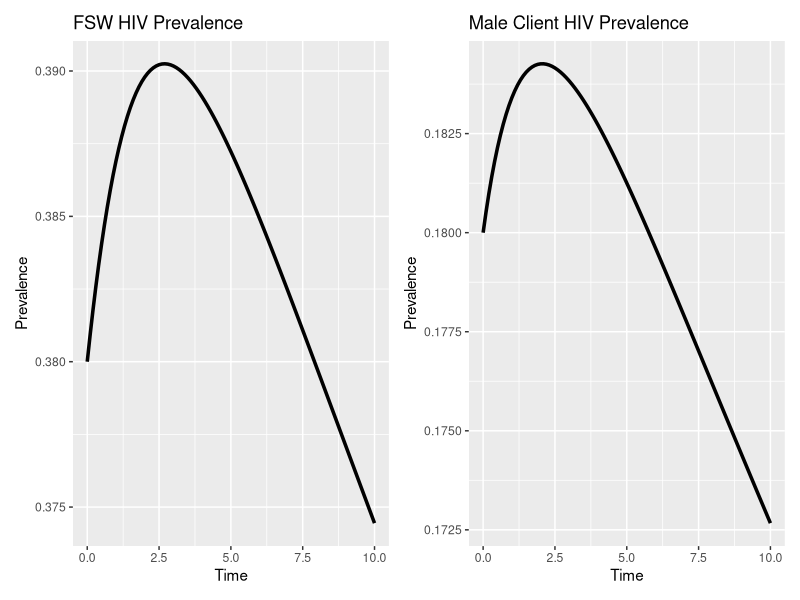
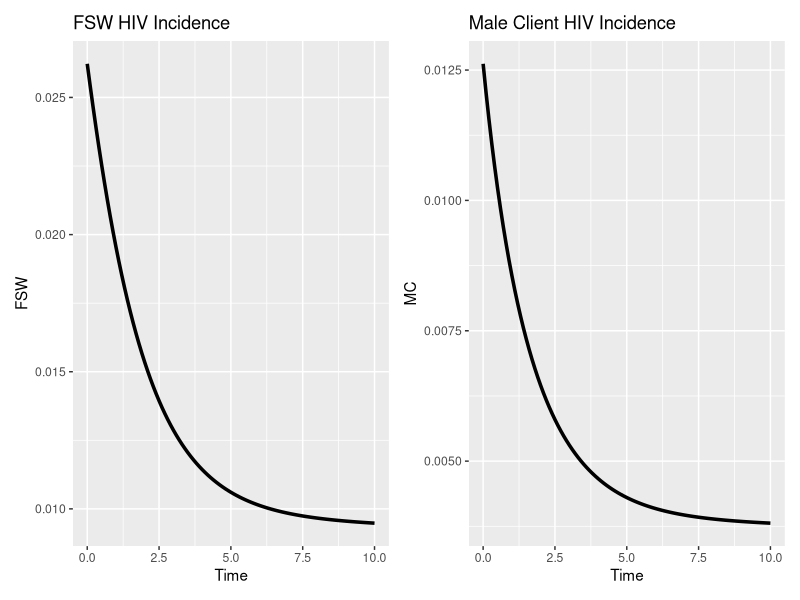
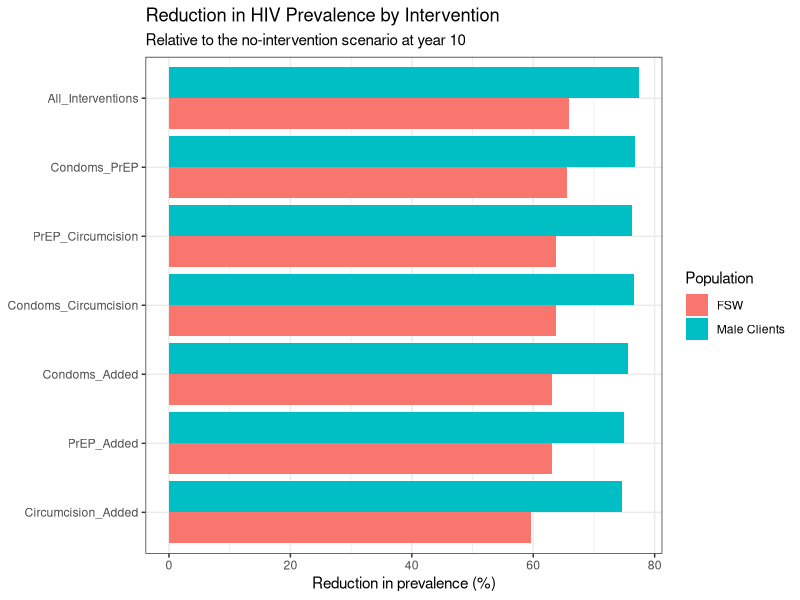
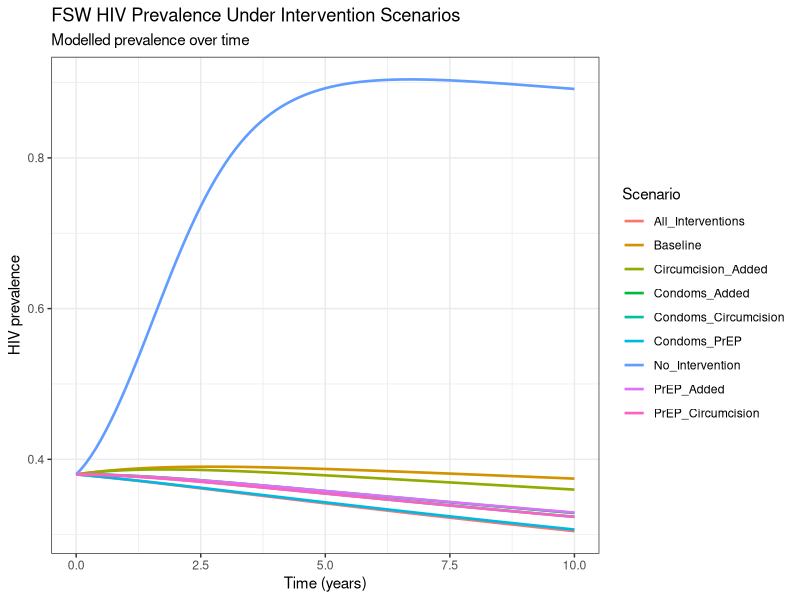
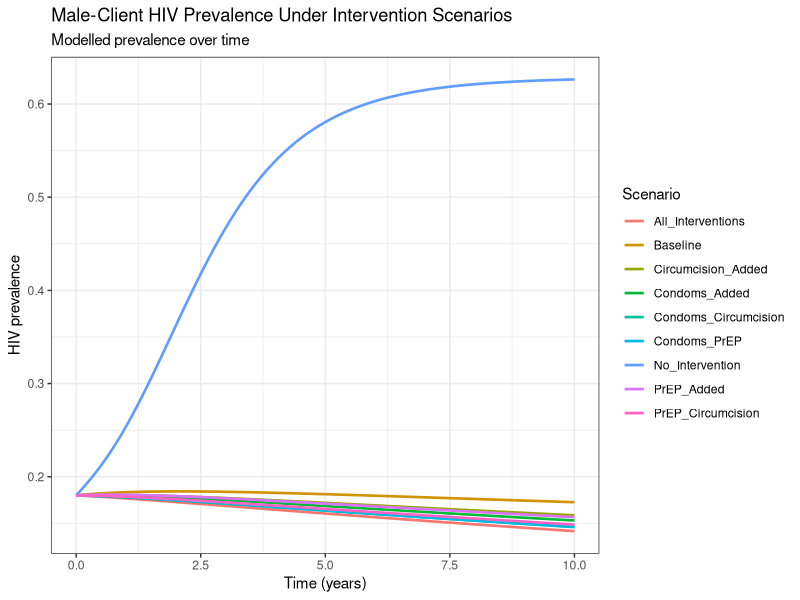
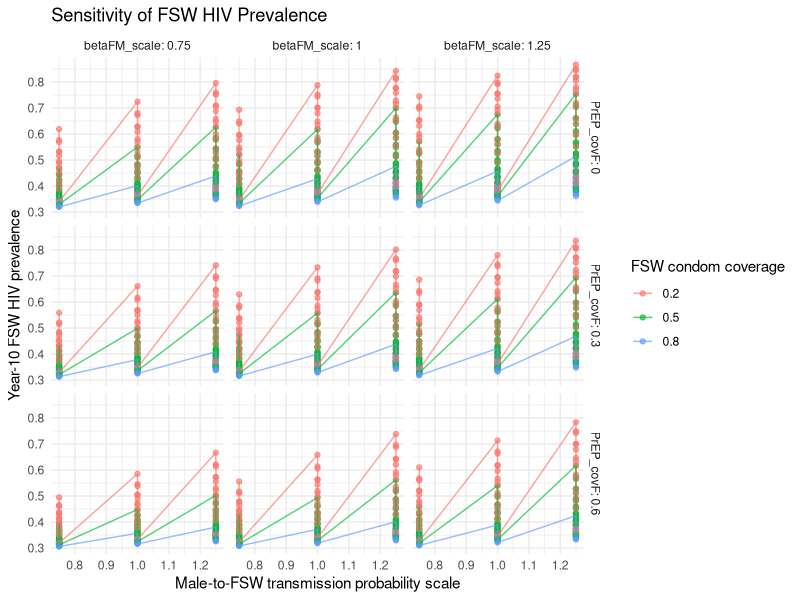
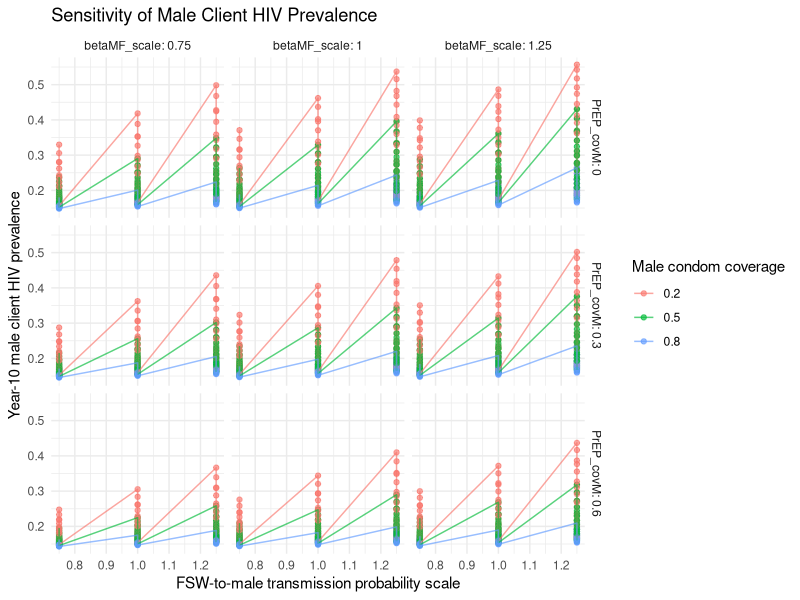
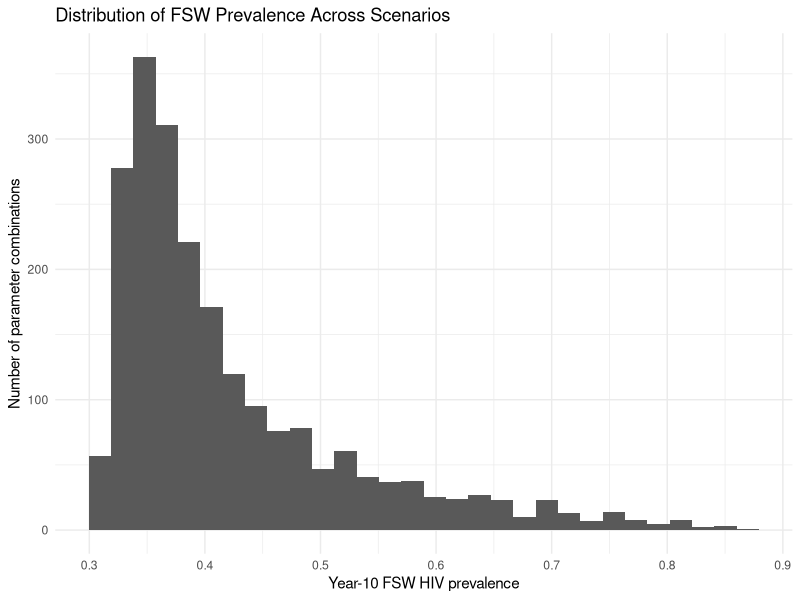

Reproduce these figures in R, in order.
## ---- chunk 1
knitr::opts_chunk$set(echo = TRUE)
## ---- chunk 2
library(deSolve)
library(ggplot2)
library(patchwork)
library(tidyr)
library(pracma)
## ---- chunk 3
# Parameters

params_fixed <- list(

  # ART initiation
  gammaF = 0.85,
  gammaM = 0.89,

  # Natural mortality
  muF = 0.02,
  muM = 0.02,

  # HIV related mortality for untreated FSW and MC
  thetaF = 0.1,
  thetaM = 0.1,
  
  # Mortality among those on ART
  thetaTF = 0.01,
  thetaTM = 0.01,

  # Transmission probabilities
  betaMF = 0.0008,   # male client -> fsw
  betaFM = 0.0004,   # fsw -> male client

  # Contact rates
  cF = 1550,
  cM = 500,

  # Relative infectiousness on ART
  fT = 0.03,

  # Condom intervention
  condom_eff = 0.76,
  condom_covF = 0.50,
  condom_covM = 0.6,

  # PrEP intervention
  PrEP_eff = 0.53,
  PrEP_covF = 0.32,
  PrEP_covM = 0.60,

  # Circumcision
  
  circ_eff = 0.55,
  circ_cov = 0.50
)
## ---- chunk 4
# Model function

model <- function(t, state, p) {

  with(as.list(c(state, p)), {

    # Total populations
    NF <- SF + IF + TF
    NM <- SM + IM + TM

    # Recruitment balances natural mortality
    recruitF <- muF * NF + thetaF * IF + thetaTF * TF
    recruitM <- muM * NM + thetaM * IM + thetaTM * TM

    # Infectious prevalence, accounting for reduced
    # infectiousness among people receiving ART
    prev_M <- (IM + fT * TM) / NM
    prev_F <- (IF + fT * TF) / NF

    # Effective condom coverage:
    # probability that at least one partner uses a condom
    condom_cov_eff <- 1 -
      (1 - condom_covF) * (1 - condom_covM)

    # Condom protection applies in both directions
    red_condom <- 1 -
      condom_eff * condom_cov_eff

    # Susceptibility reductions in the correct populations
    red_F <- red_condom *
      (1 - PrEP_eff * PrEP_covF)

    red_M <- red_condom *
      (1 - PrEP_eff * PrEP_covM) *
      (1 - circ_eff * circ_cov)

    # Forces of infection
    lambdaF <- cF * betaMF * red_F * prev_M

    lambdaM <- cM * betaFM * red_M * prev_F

    # Female sex workers
    dSF <- recruitF - lambdaF * SF - muF * SF

    dIF <- lambdaF * SF -
      (gammaF + muF + thetaF) * IF

    dTF <- gammaF * IF -
      (muF + thetaTF) * TF

    # Male clients
    dSM <- recruitM - lambdaM * SM - muM * SM

    dIM <- lambdaM * SM -
      (gammaM + muM + thetaM) * IM

    dTM <- gammaM * IM -
      (muM + thetaTM) * TM

    # Incidence rates
    incF <- lambdaF * SF
    incM <- lambdaM * SM

    list(
      c(dSF, dIF, dTF, dSM, dIM, dTM),
      incF = incF,
      incM = incM
    )
  })
}
## ---- chunk 5
# Initial conditions
state <- c(

  SF = 0.62,
  IF = 0.06,
  TF = 0.32,

  SM = 0.82,
  IM = 0.02,
  TM = 0.16
)
# Simulation time
times <- seq(0, 10, by = 0.1)
# CALIBRATION TARGETS
FSW_target <- 0.375
MC_target <- 0.175

FSW_lower <- 0.30
FSW_upper <- 0.45
MC_lower <- 0.10
MC_upper <- 0.25
## ---- chunk 6
# Run model
run_model <- function(p){

  as.data.frame(
    ode(
      y = state,
      times = times,
      func = model,
      parms = p
    )
  )
}
# Expected infectiousness-weighted duration in each population
infectious_duration_F <- function(p) {
  1 / (p$gammaF + p$muF + p$thetaF) +
    p$fT * p$gammaF /
    ((p$gammaF + p$muF + p$thetaF) *
       (p$muF + p$thetaTF))
}

infectious_duration_M <- function(p) {
  1 / (p$gammaM + p$muM + p$thetaM) +
    p$fT * p$gammaM /
    ((p$gammaM + p$muM + p$thetaM) *
       (p$muM + p$thetaTM))
}

# Next-generation matrix calculation
# Infected-state order: IF, TF, IM, TM

calculate_ngm <- function(p, state_now = NULL,
                           interventions = FALSE) {

  # Progression and exit rates
  aF <- p$gammaF + p$muF + p$thetaF
  bF <- p$muF + p$thetaTF

  aM <- p$gammaM + p$muM + p$thetaM
  bM <- p$muM + p$thetaTM

  # Prevention multipliers
  red_F <- 1
  red_M <- 1

  if (interventions) {

    condom_cov_eff <- 1 -
      (1 - p$condom_covF) *
      (1 - p$condom_covM)

    red_condom <- 1 - p$condom_eff * condom_cov_eff

    red_F <- red_condom *
      (1 - p$PrEP_eff * p$PrEP_covF)

    red_M <- red_condom *
      (1 - p$PrEP_eff * p$PrEP_covM) *
      (1 - p$circ_eff * p$circ_cov)
  }

  # Susceptible proportions:
  # At the disease-free equilibrium, both are 1.
  if (is.null(state_now)) {
    sF <- 1
    sM <- 1
  } else {
    NF <- sum(state_now[c("SF", "IF", "TF")])
    NM <- sum(state_now[c("SM", "IM", "TM")])

    sF <- as.numeric(state_now["SF"] / NF)
    sM <- as.numeric(state_now["SM"] / NM)
  }

  # New infection matrix F
  # Rows/columns: IF, TF, IM, TM
  F <- matrix(
    0, nrow = 4, ncol = 4,
    dimnames = list(
      c("IF", "TF", "IM", "TM"),
      c("IF", "TF", "IM", "TM")
    )
  )

  F["IF", "IM"] <- p$cF * p$betaMF * red_F * sF
  F["IF", "TM"] <- p$cF * p$betaMF * red_F * sF * p$fT

  F["IM", "IF"] <- p$cM * p$betaFM * red_M * sM
  F["IM", "TF"] <- p$cM * p$betaFM * red_M * sM * p$fT

  # Transition matrix V
  V <- matrix(
    0, nrow = 4, ncol = 4,
    dimnames = list(
      c("IF", "TF", "IM", "TM"),
      c("IF", "TF", "IM", "TM")
    )
  )

  V["IF", "IF"] <- aF
  V["TF", "IF"] <- -p$gammaF
  V["TF", "TF"] <- bF

  V["IM", "IM"] <- aM
  V["TM", "IM"] <- -p$gammaM
  V["TM", "TM"] <- bM

  # Next-generation matrix
  K <- F %*% solve(V)

  list(F = F, V = V, K = K)
}

# Basic reproduction number for a completely untreated epidemic
# No ART, condoms, PrEP, or circumcision

calc_R0_untreated <- function(p) {

  # Exit rates for untreated HIV-infected individuals
  # Natural mortality + HIV-related mortality
  aF <- p$muF + p$thetaF
  aM <- p$muM + p$thetaM

  # New infection matrix
  # Infected-state order: IF, IM
  F <- matrix(
    c(
      0,                  p$cF * p$betaMF,
      p$cM * p$betaFM,    0
    ),
    nrow = 2,
    byrow = TRUE,
    dimnames = list(
      c("IF", "IM"),
      c("IF", "IM")
    )
  )

  # Transition matrix: no ART initiation or ART compartments
  V <- diag(
    c(aF, aM),
    nrow = 2,
    ncol = 2
  )

  dimnames(V) <- list(
    c("IF", "IM"),
    c("IF", "IM")
  )

  # Next-generation matrix
  K <- F %*% solve(V)

  # R0 is the spectral radius of the next-generation matrix
  R0 <- max(Mod(eigen(K)$values))

  return(R0)
}

# Re: interventions and susceptible proportions included
calc_Re_NGM <- function(p, state_now) {

  matrices <- calculate_ngm(
    p,
    state_now = state_now,
    interventions = TRUE
  )

  max(Mod(eigen(matrices$K)$values))
}


# Basic reproduction number: no condoms, PrEP or circumcision

calc_R0 <- function(p) {
  calc_R0_untreated(p)
}

calc_Re <- function(p, state_now) {
  calc_Re_NGM(p, state_now)
}

# Inspect the matrices
ngm <- calculate_ngm(params_fixed)

ngm$F
ngm$V
ngm$K

# Independent analytical R0 calculation
calc_R0_analytic <- function(p) {

  aF <- p$muF + p$thetaF
  aM <- p$muM + p$thetaM

  K_MF <- p$cF * p$betaMF / aM
  K_FM <- p$cM * p$betaFM / aF

  sqrt(K_MF * K_FM)
}

# Compare analytical formula against the NGM
comparison <- data.frame(
  Method = c(
    "Analytical formula: untreated R0",
    "Next-generation matrix: untreated R0"
  ),
  R0 = c(
    calc_R0_analytic(params_fixed),
    calc_R0_untreated(params_fixed)
  )
)

print(comparison)

if (!isTRUE(all.equal(
  comparison$R0[1],
  comparison$R0[2],
  tolerance = 1e-6
))) {
  stop("Untreated R0 validation failed.")
} else {
  cat("Untreated R0 validation passed.\n")
}
## ---- chunk 7
#Run models based on different scenarios
evaluate_model <- function(p) {

  out <- run_model(p)

  FSW_prev <- tail(
    (out$IF + out$TF) /
      (out$SF + out$IF + out$TF), 1
  )

  MC_prev <- tail(
    (out$IM + out$TM) /
      (out$SM + out$IM + out$TM), 1
  )

  state_end <- c(
    SF = tail(out$SF, 1),
    IF = tail(out$IF, 1),
    TF = tail(out$TF, 1),
    SM = tail(out$SM, 1),
    IM = tail(out$IM, 1),
    TM = tail(out$TM, 1)
  )

  data.frame(
    FSW_prev = as.numeric(FSW_prev),
    MC_prev  = as.numeric(MC_prev),
    R0 = calc_R0_untreated(p),
    Re = calc_Re_NGM(p, state_end)
  )

}

# Scenario 1: Literature-based model without calibration
scenario1 <- params_fixed

res1 <- evaluate_model(scenario1)

res1

#Scenario 2: Calibrating transmission probabilities only
objective_beta <- function(par){

  p <- params_fixed

  p$betaMF <- par[1]
  p$betaFM <- par[2]

  out <- run_model(p)

  FSW_prev <- tail(
    (out$IF + out$TF) /
      (out$SF + out$IF + out$TF), 1)

  MC_prev <- tail(
    (out$IM + out$TM) /
      (out$SM + out$IM + out$TM), 1)

  err_FSW <- (FSW_prev - 0.375)^2
  err_MC  <- (MC_prev - 0.175)^2

  return(err_FSW + err_MC)

}
 
fit2 <- optim(
  par = c(0.003,0.001),
  fn = objective_beta,
  method = "L-BFGS-B",
  lower = c(0.001,0.0003),
  upper = c(0.01,0.005)
)
# Check optimizer convergence
print(fit2$convergence)
print(fit2$message)
print(fit2$par)

if (fit2$convergence != 0) {
  stop("Scenario 2 did not converge. Refit using multiple starting values.")
}

scenario2 <- params_fixed

scenario2$betaMF <- fit2$par[1]
scenario2$betaFM <- fit2$par[2]

res2 <- evaluate_model(scenario2)
# Inspect final calibrated parameters
print(scenario2)

# Evaluate the final model
final_results <- evaluate_model(scenario2)
print(final_results)


# Scenario 3: optimization (upper-bound solution)
objective_contact <- function(par){

  p <- params_fixed

  p$cF <- par[1]
  p$cM <- par[2]

  out <- run_model(p)

  FSW_prev <- tail(
    (out$IF + out$TF) /
      (out$SF + out$IF + out$TF), 1)

  MC_prev <- tail(
    (out$IM + out$TM) /
      (out$SM + out$IM + out$TM), 1)

  err_FSW <- (FSW_prev - 0.375)^2
  err_MC  <- (MC_prev - 0.175)^2

  return(err_FSW + err_MC)
  
}
#Diagnostics
# One: Diagnose whether the objective responds to contact rates

contact_test <- data.frame(
  cF = c(800, 1200, 1550, 2000, 3000, 4000),
  cM = c(20, 100, 300, 500, 800, 1200)
)

contact_test$Objective <- mapply(
  function(cf, cm) {
    objective_contact(c(cf, cm))
  },
  contact_test$cF,
  contact_test$cM
)

print(contact_test, digits = 8)

# STEP 2: Vary cF while keeping cM fixed

test_cF <- data.frame(
  cF = seq(800, 4000, by = 200)
)

test_cF$Objective <- sapply(
  test_cF$cF,
  function(x) {
    objective_contact(c(x, params_fixed$cM))
  }
)

print(test_cF, digits = 8)


# STEP 3: Vary cM while keeping cF fixed

test_cM <- data.frame(
  cM = seq(20, 1200, by = 20)
)

test_cM$Objective <- sapply(
  test_cM$cM,
  function(x) {
    objective_contact(c(params_fixed$cF, x))
  }
)

# STEP 4: Numerical gradient diagnostic

x0 <- c(
  cF = params_fixed$cF,
  cM = params_fixed$cM
)

f0 <- objective_contact(x0)

h <- c(
  cF = 1,
  cM = 1
)

gradient_check <- data.frame(
  Parameter = names(x0),
  Objective_at_start = f0,
  Forward_difference = NA_real_,
  Backward_difference = NA_real_
)

for (i in seq_along(x0)) {

  x_plus <- x0
  x_minus <- x0

  x_plus[i] <- x_plus[i] + h[i]
  x_minus[i] <- x_minus[i] - h[i]

  gradient_check$Forward_difference[i] <-
    (objective_contact(x_plus) - f0) / h[i]

  gradient_check$Backward_difference[i] <-
    (f0 - objective_contact(x_minus)) / h[i]
}

print(gradient_check, digits = 10)

fit3 <- optim(
  par = c(1550,500),
  fn = objective_contact,
  method = "L-BFGS-B",
  lower = c(800,20),
  upper = c(4000,1200)
)

# Scenario 3: Scaled contact-rate optimization

objective_contact_scaled <- function(x) {
  objective_contact(c(x[1] * 1000, x[2] * 1000))
}

fit3_scaled <- optim(
  par = c(1.55, 0.50),
  fn = objective_contact_scaled,
  method = "L-BFGS-B",
  lower = c(0.8, 0.02),
  upper = c(4.0, 1.2),
  control = list(maxit = 2000, factr = 1e4)
)

# Display results
print(fit3_scaled$par * 1000)
print(fit3_scaled$value)
print(fit3_scaled$convergence)
print(fit3_scaled$message)

# Confirm the objective using the fitted scaled parameters
print(
  objective_contact(
    fit3_scaled$par * 1000
  )
)

# Scenario 3: Using the scaled optimizer's fitted parameters

scenario3 <- params_fixed

scenario3$cF <- as.numeric(fit3_scaled$par[1] * 1000)
scenario3$cM <- as.numeric(fit3_scaled$par[2] * 1000)

# Evaluate the model using the fitted contact rates
res3 <- evaluate_model(scenario3)

# Compare initial and fitted contact rates
contact_comparison <- data.frame(
  Parameter = c("cF", "cM"),
  Initial = c(params_fixed$cF, params_fixed$cM),
  Fitted = c(scenario3$cF, scenario3$cM)
)

print(contact_comparison)

# Compare targets with fitted prevalence
prevalence_comparison <- data.frame(
  Population = c("FSW", "Male clients"),
  Target = c(0.375, 0.175),
  Fitted = c(res3$FSW_prev, res3$MC_prev)
)

prevalence_comparison$Absolute_Error <- abs(
  prevalence_comparison$Target -
    prevalence_comparison$Fitted
)

print(prevalence_comparison)

# Verify the objective
print(objective_contact(c(scenario3$cF, scenario3$cM)))

# Scenario 4: Joint calibration to prevalence only
objective_joint <- function(par){

  p <- params_fixed

  p$betaMF <- par[1]
  p$betaFM <- par[2]
  p$cF <- par[3]
  p$cM <- par[4]

  out <- run_model(p)

  FSW_prev <- tail(
    (out$IF + out$TF) /
      (out$SF + out$IF + out$TF), 1)

  MC_prev <- tail(
    (out$IM + out$TM) /
      (out$SM + out$IM + out$TM), 1)

   err_FSW <- (FSW_prev - 0.375)^2
  err_MC  <- (MC_prev - 0.175)^2

  return(err_FSW + err_MC)

}

fit4 <- optim(
  par = c(0.003,0.001,1000,300),
  fn = objective_joint,
  method = "L-BFGS-B",
  lower = c(0.001,0.0003,800,20),
  upper = c(0.01,0.005,4000,1200)
)
print(fit4$convergence)
print(fit4$message)

scenario4 <- params_fixed

scenario4$betaMF <- fit4$par[1]
scenario4$betaFM <- fit4$par[2]
scenario4$cF     <- fit4$par[3]
scenario4$cM     <- fit4$par[4]

res4 <- evaluate_model(scenario4)

# Compare all calibration scenarios
scenario_comparison <- data.frame(
  Scenario = c(
    "Scenario 1: Literature-based",
    "Scenario 2: Transmission probabilities calibrated",
    "Scenario 3: Contact rates optimization (upper-bound solution)",
    "Scenario 4: Joint calibration"
  ),
  rbind(res1, res2, res3, res4)
)

print(scenario_comparison, digits = 4)

## ---- chunk 8

# Evaluate each scenario
res1 <- evaluate_model(scenario1)
res2 <- evaluate_model(scenario2)
res3 <- evaluate_model(scenario3)
res4 <- evaluate_model(scenario4)

results_all <- data.frame(
  Scenario = c(
    "1. Literature-based",
    "2. Transmission probabilities calibrated",
    "3. Contact rates calibrated",
    "4. Joint calibration"
      ),
  FSW_prev = c(
    res1$FSW_prev, res2$FSW_prev, res3$FSW_prev,
    res4$FSW_prev
  ),
  MC_prev = c(
    res1$MC_prev, res2$MC_prev, res3$MC_prev,
    res4$MC_prev
  ),
  R0 = c(res1$R0, res2$R0, res3$R0, res4$R0),
  Re = c(res1$Re, res2$Re, res3$Re, res4$Re),
  Objective = c(
    NA, fit2$value, fit3_scaled$value, fit4$value
  )
)

results_all_print <- results_all
results_all_print[-1] <- lapply(
  results_all_print[-1], round, digits = 3
)

results_all_print
## ---- chunk 9
# Generate prevalence data from the model

out_final <- run_model(scenario2)

prev_df <- data.frame(
  Time = out_final$time,
  FSW = (out_final$IF + out_final$TF) /
        (out_final$SF + out_final$IF + out_final$TF),
  MC  = (out_final$IM + out_final$TM) /
        (out_final$SM + out_final$IM + out_final$TM)
)

head(prev_df)
# Prevalence plots
p1 <- ggplot(prev_df,
             aes(Time, FSW)) +

  geom_line(linewidth = 1.2) +

  labs(
    title = "FSW HIV Prevalence",
    y = "Prevalence"
  )

p2 <- ggplot(prev_df,
             aes(Time, MC)) +

  geom_line(linewidth = 1.2) +

  labs(
    title = "Male Client HIV Prevalence",
    y = "Prevalence"
  )

p1 + p2
## ---- chunk 10
# Incidence
inc_df <- data.frame(
  Time = out_final$time,
  FSW = out_final$incF,
  MC = out_final$incM
)

g1 <- ggplot(inc_df,
             aes(Time, FSW)) +

  geom_line(linewidth = 1.2) +

  labs(
    title = "FSW HIV Incidence"
  )

g2 <- ggplot(inc_df,
             aes(Time, MC)) +

  geom_line(linewidth = 1.2) +

  labs(
    title = "Male Client HIV Incidence"
  )

g1 + g2
## ---- chunk 11
# Final calibrated parameter set
base_p <- scenario2

# No-intervention comparator
p_none <- base_p
p_none$condom_covF <- 0
p_none$condom_covM <- 0
p_none$PrEP_covF <- 0
p_none$PrEP_covM <- 0
p_none$circ_cov <- 0

# Intensified condom coverage, retaining baseline PrEP/circumcision
p_condoms <- base_p
p_condoms$condom_covF <- 0.85
p_condoms$condom_covM <- 0.85

# Intensified PrEP coverage, retaining baseline condoms/circumcision
p_prep <- base_p
p_prep$PrEP_covF <- 0.90
p_prep$PrEP_covM <- 0.90

# Intensified circumcision coverage, retaining baseline condoms/PrEP
p_circ <- base_p
p_circ$circ_cov <- 0.90

# Intensified condoms and PrEP, retaining baseline circumcision
p_condoms_prep <- base_p
p_condoms_prep$condom_covF <- 0.85
p_condoms_prep$condom_covM <- 0.85
p_condoms_prep$PrEP_covF <- 0.90
p_condoms_prep$PrEP_covM <- 0.90

# Intensified condoms and circumcision, retaining baseline PrEP
p_condoms_circ <- base_p
p_condoms_circ$condom_covF <- 0.85
p_condoms_circ$condom_covM <- 0.85
p_condoms_circ$circ_cov <- 0.90

# Intensified PrEP and circumcision, retaining baseline condoms
p_prep_circ <- base_p
p_prep_circ$PrEP_covF <- 0.90
p_prep_circ$PrEP_covM <- 0.90
p_prep_circ$circ_cov <- 0.90

# All interventions intensified
p_all <- base_p
p_all$condom_covF <- 0.85
p_all$condom_covM <- 0.85
p_all$PrEP_covF <- 0.90
p_all$PrEP_covM <- 0.90
p_all$circ_cov <- 0.90

# Define intervention scenarios
scenarios <- list(
  Baseline = base_p,
  No_Intervention = p_none,
  Condoms_Added = p_condoms,
  PrEP_Added = p_prep,
  Circumcision_Added = p_circ,
  Condoms_PrEP = p_condoms_prep,
  Condoms_Circumcision = p_condoms_circ,
  PrEP_Circumcision = p_prep_circ,
  All_Interventions = p_all
)

# Run each scenario
outputs <- lapply(scenarios, run_model)

# Calculate terminal prevalence, R0, Re and integrated incidence
summary_table <- do.call(rbind, lapply(names(outputs), function(n) {

  out <- outputs[[n]]
  p <- scenarios[[n]]

  FSW_prev <- tail(
    (out$IF + out$TF) /
      (out$SF + out$IF + out$TF),
    1
  )

  MC_prev <- tail(
    (out$IM + out$TM) /
      (out$SM + out$IM + out$TM),
    1
  )

  state_end <- c(
    SF = tail(out$SF, 1),
    IF = tail(out$IF, 1),
    TF = tail(out$TF, 1),
    SM = tail(out$SM, 1),
    IM = tail(out$IM, 1),
    TM = tail(out$TM, 1)
  )

  data.frame(
    Scenario = n,
    FSW_prev = as.numeric(FSW_prev),
    MC_prev = as.numeric(MC_prev),
    R0 = calc_R0_untreated(p),
    Re_terminal = calc_Re_NGM(p, state_end),
    FSW_integrated_incidence = pracma::trapz(
      out$time, out$incF
    ),
    MC_integrated_incidence = pracma::trapz(
      out$time, out$incM
    )
  )
}))

# Reductions relative to the no-intervention scenario
no_int <- summary_table[
  summary_table$Scenario == "No_Intervention", ]

summary_table$FSW_reduction_vs_none <- 100 * (
  1 - summary_table$FSW_prev / no_int$FSW_prev
)

summary_table$MC_reduction_vs_none <- 100 * (
  1 - summary_table$MC_prev / no_int$MC_prev
)

# Incremental reductions relative to baseline
baseline <- summary_table[
  summary_table$Scenario == "Baseline", ]

summary_table$FSW_reduction_vs_baseline <- 100 * (
  1 - summary_table$FSW_prev / baseline$FSW_prev
)

summary_table$MC_reduction_vs_baseline <- 100 * (
  1 - summary_table$MC_prev / baseline$MC_prev
)

# Display results
summary_table_print <- summary_table
numeric_cols <- vapply(summary_table_print, is.numeric, logical(1))
summary_table_print[numeric_cols] <- lapply(
  summary_table_print[numeric_cols],
  round,
  digits = 3
)

print(summary_table_print, row.names = FALSE)
## ---- chunk 12
# Run all intervention scenarios
outputs <- lapply(scenarios, run_model)

# Create intervention summary
summary_table <- do.call(
  rbind,
  lapply(names(scenarios), function(n) {

    out <- outputs[[n]]
    p <- scenarios[[n]]

    # Terminal prevalence
    FSW_prev <- tail(
      (out$IF + out$TF) /
        (out$SF + out$IF + out$TF), 1
    )

    MC_prev <- tail(
      (out$IM + out$TM) /
        (out$SM + out$IM + out$TM), 1
    )

    # Terminal state for effective reproduction number
    state_end <- c(
      SF = tail(out$SF, 1),
      IF = tail(out$IF, 1),
      TF = tail(out$TF, 1),
      SM = tail(out$SM, 1),
      IM = tail(out$IM, 1),
      TM = tail(out$TM, 1)
    )

    data.frame(
      Scenario = n,
      FSW_prev = FSW_prev,
      MC_prev = MC_prev,
      R0 = calc_R0(p),
      Re_terminal = calc_Re(p, state_now = state_end),

      # Integrated incidence over the simulation period
      FSW_cum_inc = pracma::trapz(
        out$time, out$incF
      ),
      MC_cum_inc = pracma::trapz(
        out$time, out$incM
      )
    )
  })
)

# INTERVENTION EFFECTIVENESS
# Reference: No-intervention scenario
reference_FSW <- summary_table$FSW_prev[
  summary_table$Scenario == "No_Intervention"
]

reference_MC <- summary_table$MC_prev[
  summary_table$Scenario == "No_Intervention"
]

if (length(reference_FSW) != 1 ||
    length(reference_MC) != 1 ||
    !is.finite(reference_FSW) ||
    !is.finite(reference_MC) ||
    reference_FSW <= 0 ||
    reference_MC <= 0) {
  stop("Invalid no-intervention reference prevalence.")
}

# Percentage reduction compared with no intervention
summary_table$FSW_reduction_pct <-
  100 * (1 - summary_table$FSW_prev / reference_FSW)

summary_table$MC_reduction_pct <-
  100 * (1 - summary_table$MC_prev / reference_MC)

# Rank by FSW prevalence reduction
summary_table <- summary_table[
  order(
    summary_table$FSW_reduction_pct,
    decreasing = TRUE
  ),
]

# Print a rounded results table
summary_table_print <- summary_table

numeric_cols <- vapply(
  summary_table_print,
  is.numeric,
  logical(1)
)

summary_table_print[numeric_cols] <- lapply(
  summary_table_print[numeric_cols],
  round,
  digits = 3
)

print(summary_table_print)
# RANKED INTERVENTION EFFECTIVENESS

rank_df <- subset(
  summary_table,
  !(Scenario %in% c("Baseline", "No_Intervention"))
)

# Order interventions by FSW reduction
rank_df$Scenario <- factor(
  rank_df$Scenario,
  levels = rank_df$Scenario[
    order(rank_df$FSW_reduction_pct)
  ]
)

rank_long <- data.frame(
  Scenario = rep(rank_df$Scenario, 2),

  Population = factor(
    c(
      rep("FSW", nrow(rank_df)),
      rep("Male Clients", nrow(rank_df))
    ),
    levels = c("FSW", "Male Clients")
  ),

  Reduction_pct = c(
    rank_df$FSW_reduction_pct,
    rank_df$MC_reduction_pct
  )
)

ggplot(
  rank_long,
  aes(
    x = Scenario,
    y = Reduction_pct,
    fill = Population
  )
) +
  geom_col(position = "dodge") +
  coord_flip() +
  theme_bw() +
  labs(
    title = "Reduction in HIV Prevalence by Intervention",
    subtitle = "Relative to the no-intervention scenario at year 10",
    x = NULL,
    y = "Reduction in prevalence (%)",
    fill = "Population"
  )
## ---- chunk 13
# Scenario prevalence plots
plot_df <- do.call(
  rbind,
  lapply(names(outputs), function(n) {

    out <- outputs[[n]]

    data.frame(
      Time = out$time,
      Scenario = n,
      FSW = (out$IF + out$TF) /
        (out$SF + out$IF + out$TF),
      MC = (out$IM + out$TM) /
        (out$SM + out$IM + out$TM)
    )
  })
)

# FSW prevalence
p_fsw <- ggplot(
  plot_df,
  aes(x = Time, y = FSW, colour = Scenario)
) +
  geom_line(linewidth = 0.9) +
  theme_bw() +
  labs(
    title = "FSW HIV Prevalence Under Intervention Scenarios",
    subtitle = "Modelled prevalence over time",
    x = "Time (years)",
    y = "HIV prevalence",
    colour = "Scenario"
  )

print(p_fsw)

# Male-client prevalence
p_mc <- ggplot(
  plot_df,
  aes(x = Time, y = MC, colour = Scenario)
) +
  geom_line(linewidth = 0.9) +
  theme_bw() +
  labs(
    title = "Male-Client HIV Prevalence Under Intervention Scenarios",
    subtitle = "Modelled prevalence over time",
    x = "Time (years)",
    y = "HIV prevalence",
    colour = "Scenario"
  )

print(p_mc)
## ---- chunk 14
# 1. Define sensitivity ranges
# These are illustrative levels; justify final ranges using
# literature, programme data, or documented parameter bounds.

sens_grid <- expand.grid(

  betaMF_scale = c(0.75, 1.00, 1.25),
  betaFM_scale = c(0.75, 1.00, 1.25),

  condom_covF = c(0.20, 0.50, 0.80),
  condom_covM = c(0.20, 0.50, 0.80),

  PrEP_covF = c(0.00, 0.30, 0.60),
  PrEP_covM = c(0.00, 0.30, 0.60),

  circ_cov = c(0.20, 0.50, 0.80)
)

# 3^7 = 2,187 parameter combinations
nrow(sens_grid)

# 2. Run the model for each parameter combination
sens_list <- vector("list", nrow(sens_grid))

for (i in seq_len(nrow(sens_grid))) {

# Start with the same calibrated parameter set each time
  p <- p_all

  # Vary transmission probabilities independently
  p$betaMF <- p_all$betaMF *
    sens_grid$betaMF_scale[i]

  p$betaFM <- p_all$betaFM *
    sens_grid$betaFM_scale[i]

  # Vary condom coverage in both populations
  p$condom_covF <- sens_grid$condom_covF[i]
  p$condom_covM <- sens_grid$condom_covM[i]

  # Vary PrEP coverage in both populations
  p$PrEP_covF <- sens_grid$PrEP_covF[i]
  p$PrEP_covM <- sens_grid$PrEP_covM[i]

  # Vary male circumcision coverage
  p$circ_cov <- sens_grid$circ_cov[i]

  # Run model safely
  out <- tryCatch(
    run_model(p),
    error = function(e) NULL
  )

  # Record failed simulations rather than stopping the loop
  if (is.null(out)) {

    sens_list[[i]] <- data.frame(
      sens_grid[i, ],
      FSW_prev = NA_real_,
      MC_prev = NA_real_,
      FSW_integrated_incidence = NA_real_,
      MC_integrated_incidence = NA_real_
    )

    next
  }

  # Confirm required outputs are available
  required_cols <- c(
    "time", "SF", "IF", "TF",
    "SM", "IM", "TM", "incF", "incM"
  )

  if (!all(required_cols %in% names(out))) {
    stop(
      "The model output is missing required columns. ",
      "Check run_model() and its output names."
    )
  }

  # Year-10 prevalence
  FSW_prev <- tail(
    (out$IF + out$TF) /
      (out$SF + out$IF + out$TF),
    1
  )

  MC_prev <- tail(
    (out$IM + out$TM) /
      (out$SM + out$IM + out$TM),
    1
  )

  # Integrated incidence over the simulation period
  # individual-level infection probabilities.
  FSW_int_inc <- pracma::trapz(
    out$time, out$incF
  )

  MC_int_inc <- pracma::trapz(
    out$time, out$incM
  )

  # Save results
  sens_list[[i]] <- data.frame(
    sens_grid[i, ],

    FSW_prev = FSW_prev,
    MC_prev = MC_prev,

    FSW_integrated_incidence = FSW_int_inc,
    MC_integrated_incidence = MC_int_inc
  )
}

# 3. Combine results
sens_results <- do.call(rbind, sens_list)

# Check successful and failed simulations
cat(
  "Total combinations:", nrow(sens_results), "\n",
  "Successful runs:",
  sum(complete.cases(sens_results$FSW_prev)), "\n",
  "Failed runs:",
  sum(is.na(sens_results$FSW_prev)), "\n"
)

# Remove failed simulations for summaries and plots
sens_results_ok <- sens_results[
  complete.cases(
    sens_results[, c(
      "FSW_prev", "MC_prev",
      "FSW_integrated_incidence",
      "MC_integrated_incidence"
    )]
  ),
]

# Inspect the results
head(sens_results_ok)
summary(sens_results_ok$FSW_prev)
summary(sens_results_ok$MC_prev)

# SENSITIVITY PLOTS

# A. FSW prevalence by transmission probability and
# FSW condom coverage, faceted by FSW PrEP coverage
ggplot(
  sens_results_ok,
  aes(
    x = betaMF_scale,
    y = FSW_prev,
    colour = factor(condom_covF),
    group = interaction(
      condom_covF, betaFM_scale
    )
  )
) +
  geom_point(alpha = 0.65) +
  geom_line(alpha = 0.65) +
  facet_grid(
    PrEP_covF ~ betaFM_scale,
    labeller = label_both
  ) +
  labs(
    title = "Sensitivity of FSW HIV Prevalence",
    x = "Male-to-FSW transmission probability scale",
    y = "Year-10 FSW HIV prevalence",
    colour = "FSW condom coverage"
  ) +
  theme_minimal()

# B. Male client prevalence
ggplot(
  sens_results_ok,
  aes(
    x = betaFM_scale,
    y = MC_prev,
    colour = factor(condom_covM)
  )
) +
  geom_point(alpha = 0.65) +
  geom_line(
    aes(group = interaction(
      condom_covM, betaMF_scale
    )),
    alpha = 0.65
  ) +
  facet_grid(
    PrEP_covM ~ betaMF_scale,
    labeller = label_both
  ) +
  labs(
    title = "Sensitivity of Male Client HIV Prevalence",
    x = "FSW-to-male transmission probability scale",
    y = "Year-10 male client HIV prevalence",
    colour = "Male condom coverage"
  ) +
  theme_minimal()

# C. Compare the distribution of prevalence outcomes
ggplot(
  sens_results_ok,
  aes(x = FSW_prev)
) +
  geom_histogram(bins = 30) +
  labs(
    title = "Distribution of FSW Prevalence Across Scenarios",
    x = "Year-10 FSW HIV prevalence",
    y = "Number of parameter combinations"
  ) +
  theme_minimal()

ggplot(
  sens_results_ok,
  aes(x = MC_prev)
) +
  geom_histogram(bins = 30) +
  labs(
    title = "Distribution of Male Client Prevalence Across Scenarios",
    x = "Year-10 male client HIV prevalence",
    y = "Number of parameter combinations"
  ) +
  theme_minimal()

# RANK-CORRELATION SENSITIVITY SUMMARY

parameter_names <- c(
  "betaMF_scale",
  "betaFM_scale",
  "condom_covF",
  "condom_covM",
  "PrEP_covF",
  "PrEP_covM",
  "circ_cov"
)

outcome_names <- c(
  "FSW_prev",
  "MC_prev",
  "FSW_integrated_incidence",
  "MC_integrated_incidence"
)

sensitivity_correlations <- do.call(
  rbind,
  lapply(outcome_names, function(outcome) {

    do.call(
      rbind,
      lapply(parameter_names, function(parameter) {

        test <- cor.test(
          sens_results_ok[[parameter]],
          sens_results_ok[[outcome]],
          method = "spearman",
          exact = FALSE
        )

        data.frame(
          Parameter = parameter,
          Outcome = outcome,
          Spearman_rho = unname(test$estimate),
          p_value = test$p.value
        )
      })
    )
  })
)

# Rank strongest absolute associations within each outcome
sensitivity_correlations <- sensitivity_correlations[
  order(
    sensitivity_correlations$Outcome,
    -abs(sensitivity_correlations$Spearman_rho)
  ),
]

print(sensitivity_correlations)

# save results for the manuscript 
write.csv(
  sens_results_ok,
  "expanded_sensitivity_results.csv",
  row.names = FALSE
)

write.csv(
  sensitivity_correlations,
  "sensitivity_rank_correlations.csv",
  row.names = FALSE
)

## ---- chunk 15
#QUALITY CHECKS
stopifnot(
  is.data.frame(comparison),
  nrow(comparison) == 2,
  isTRUE(all.equal(
    comparison$R0[1],
    comparison$R0[2],
    tolerance = 1e-6
  )),
  is.data.frame(summary_table),
  nrow(summary_table) == length(scenarios),
  all(is.finite(as.matrix(
    summary_table[, vapply(summary_table, is.numeric, logical(1))]
  ))),
  all(is.finite(plot_df$FSW)),
  all(is.finite(plot_df$MC))
)

cat("All final quality checks passed.\n")
cat("Number of intervention scenarios:", nrow(summary_table), "\n")
cat("Baseline FSW prevalence:",
    round(baseline$FSW_prev, 3), "\n")
cat("Baseline male-client prevalence:",
    round(baseline$MC_prev, 3), "\n")
cat("Baseline R0:", round(baseline$R0, 3), "\n")
cat("Baseline terminal Re:",
    round(baseline$Re_terminal, 3), "\n")
